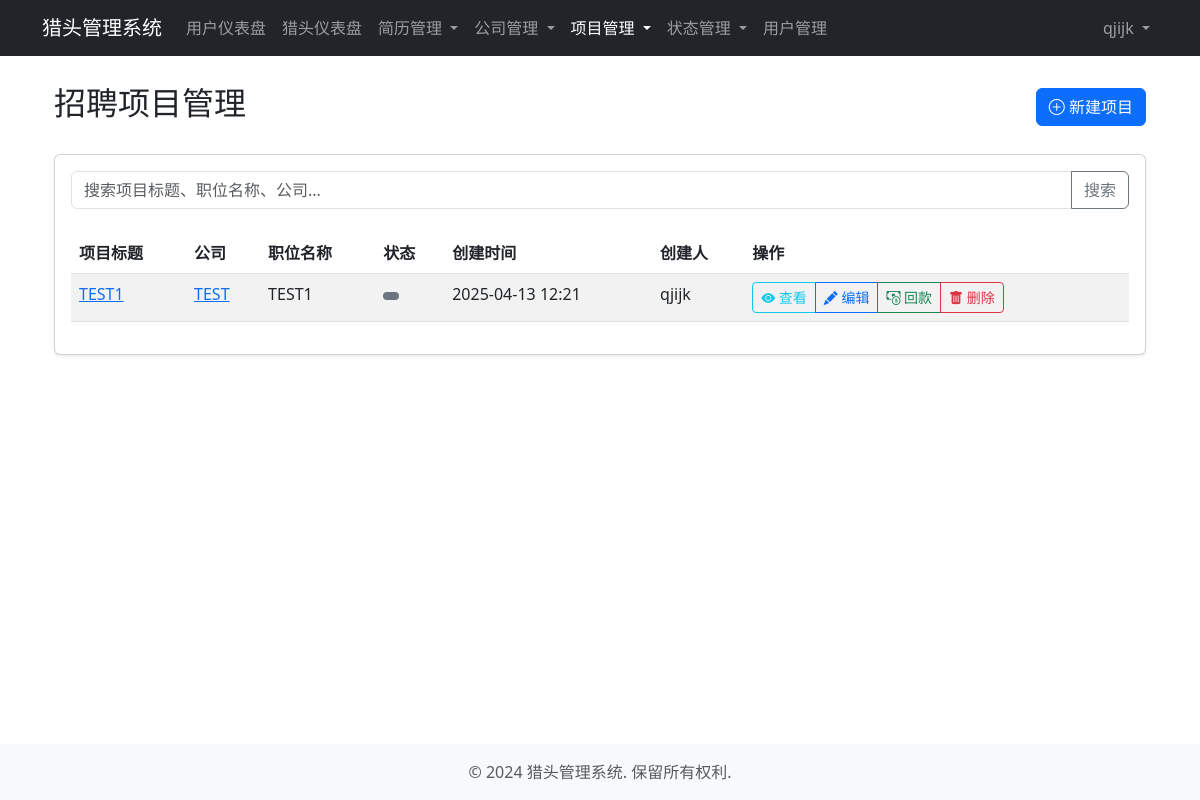
Screenshot of /headhunting/projects/ (signed in) with the database file from the repository.
### accounts/models.py (models this page shows, shortened)
class User(AbstractUser):
    SYSTEM_ADMIN = 'system_admin'  # 系统管理员
    ADMIN = 'admin'  # 普通管理员
    NORMAL_USER = 'normal_user'  # 普通用户
    USER_TYPE_CHOICES = [
        (SYSTEM_ADMIN, '系统管理员'),
        (ADMIN, '普通管理员'),
        (NORMAL_USER, '普通用户'),
    ]
    email = models.EmailField(unique=True, verbose_name='邮箱')
    username = models.CharField(max_length=50, unique=True, verbose_name='用户名')
    user_type = models.CharField(
        max_length=20,
        choices=USER_TYPE_CHOICES,
        default=NORMAL_USER,
        verbose_name='用户类型'
    )
    phone = models.CharField(max_length=15, blank=True, null=True, verbose_name='电话')
    is_active = models.BooleanField(default=True, verbose_name='是否激活')
    date_joined = models.DateTimeField(auto_now_add=True, verbose_name='注册时间')
    objects = UserManager()
    USERNAME_FIELD = 'email'
    REQUIRED_FIELDS = ['username']
    class Meta:
        verbose_name = '用户'
        verbose_name_plural = verbose_name
        ordering = ['-date_joined']
    def __str__(self):
        return self.username
    @property
    def is_system_admin(self):
        return self.user_type == self.SYSTEM_ADMIN

### headhunting/models.py (models this page shows, shortened)
class Project(models.Model):
    title = models.CharField(max_length=100, verbose_name='项目标题')
    company = models.ForeignKey(Company, on_delete=models.CASCADE, related_name='projects', verbose_name='关联公司')
    job_title = models.CharField(max_length=100, verbose_name='职位名称')
    job_description = models.TextField(verbose_name='职位描述')
    requirements = models.TextField(verbose_name='职位要求')
    salary_range = models.CharField(max_length=50, blank=True, null=True, verbose_name='薪资范围')
    location = models.CharField(max_length=100, blank=True, null=True, verbose_name='工作地点')
    status = models.ForeignKey(ProjectStatus, on_delete=models.SET_NULL, null=True, verbose_name='项目状态')
    created_at = models.DateTimeField(auto_now_add=True, verbose_name='创建时间')
    updated_at = models.DateTimeField(auto_now=True, verbose_name='更新时间')
    deadline = models.DateField(blank=True, null=True, verbose_name='截止日期')
    created_by = models.ForeignKey(User, on_delete=models.SET_NULL, null=True, related_name='created_projects', verbose_name='创建人')
    class Meta:
        verbose_name = '项目'
        verbose_name_plural = verbose_name
        ordering = ['-created_at']

class Company(models.Model):
    name = models.CharField(max_length=100, verbose_name='公司名称')
    address = models.CharField(max_length=200, blank=True, null=True, verbose_name='地址')
    contact_person = models.CharField(max_length=50, blank=True, null=True, verbose_name='联系人')
    contact_phone = models.CharField(max_length=20, blank=True, null=True, verbose_name='联系电话')
    contact_email = models.EmailField(blank=True, null=True, verbose_name='联系邮箱')
    description = models.TextField(blank=True, null=True, verbose_name='公司描述')
    created_at = models.DateTimeField(auto_now_add=True, verbose_name='创建时间')
    updated_at = models.DateTimeField(auto_now=True, verbose_name='更新时间')
    created_by = models.ForeignKey(User, on_delete=models.SET_NULL, null=True, related_name='created_companies', verbose_name='创建人')
    class Meta:
        verbose_name = '公司'
        verbose_name_plural = verbose_name
        ordering = ['-created_at']

### headhunting/views.py (the view)
# urls.py: path('projects/', views.project_list, name='project_list'),
@login_required
def project_list(request):
    projects = Project.objects.all()
    query = request.GET.get('q')
    if query:
        projects = projects.filter(
            Q(title__icontains=query) |
            Q(job_title__icontains=query) |
            Q(company__name__icontains=query)
        )
    return render(request, 'headhunting/project_list.html', {'projects': projects})

### templates/headhunting/project_list.html (shortened to what this page needs)
{% extends 'base/base.html' %}
{% block content %}
<div class="container">
    <div class="d-flex justify-content-between align-items-center mb-4">
        <h2>招聘项目管理</h2>
        <a href="{% url 'project_create' %}" class="btn btn-primary">
            <i class="bi bi-plus-circle"></i> 新建项目
        </a>
    </div>
    <div class="card shadow-sm">
        <div class="card-body">
            <form method="get" class="mb-4">
                <div class="input-group">
                    <input type="text" name="q" class="form-control" placeholder="搜索项目标题、职位名称、公司..." value="{{ request.GET.q|default:'' }}">
                    <button class="btn btn-outline-secondary" type="submit">搜索</button>
                </div>
            </form>
            {% if projects %}
            <div class="table-responsive">
                <table class="table table-striped table-hover">
                    <thead>
                        <tr>
                            <th>项目标题</th>
                            <th>公司</th>
                            <th>职位名称</th>
                            <th>状态</th>
                            <th>创建时间</th>
                            <th>创建人</th>
                            <th>操作</th>
                        </tr>
                    </thead>
                    <tbody>
                        {% for project in projects %}
                        <tr>
                            <td>
                                <a href="{% url 'project_detail' project.id %}">{{ project.title }}</a>
                            </td>
                            <td>
                                <a href="{% url 'company_detail' project.company.id %}">{{ project.company.name }}</a>
                            </td>
                            <td>{{ project.job_title }}</td>
                            <td>
                                <span class="badge {% if project.status.code == 'active' %}bg-success{% elif project.status.code == 'paused' %}bg-warning{% elif project.status.code == 'completed' %}bg-primary{% else %}bg-secondary{% endif %}">
                                </span>
                            </td>
                            <td>{{ project.created_at|date:"Y-m-d H:i" }}</td>
                            <td>{{ project.created_by }}</td>
                            <td>
                                <div class="btn-group btn-group-sm">
                                    <a href="{% url 'project_detail' project.id %}" class="btn btn-outline-info">
                                        <i class="bi bi-eye-fill"></i> 查看
                                    </a>
                                    <a href="{% url 'project_update' project.id %}" class="btn btn-outline-primary">
                                        <i class="bi bi-pencil-fill"></i> 编辑
                                    </a>
                                    <a href="{% url 'payment_list' project.id %}" class="btn btn-outline-success">
                                        <i class="bi bi-cash-coin"></i> 回款
                                    </a>
                                    <a href="{% url 'project_delete' project.id %}" class="btn btn-outline-danger">
                                        <i class="bi bi-trash-fill"></i> 删除
                                    </a>
                                </div>
                            </td>
                        </tr>
                        {% endfor %}
                    </tbody>
                </table>
            </div>
            {% else %}
            <div class="alert alert-info">
                <i class="bi bi-info-circle"></i> 暂无项目数据，请点击"新建项目"按钮创建。
            </div>
            {% endif %}
        </div>
    </div>
</div>
{% endblock %}
{% block extra_css %}
<link rel="stylesheet" href="https://cdn.jsdelivr.net/npm/bootstrap-icons@1.10.0/font/bootstrap-icons.css">
{% endblock %}

### templates/base/navbar.html (shortened to what this page needs)
<nav class="navbar navbar-expand-lg navbar-dark bg-dark fixed-top">
    <div class="container">
        <a class="navbar-brand" href="{% url 'dashboard' %}">猎头管理系统</a>
        <div class="collapse navbar-collapse" id="navbarNav">
            {% if user.is_authenticated %}
            <ul class="navbar-nav me-auto">
                <li class="nav-item">
                    <a class="nav-link {% if request.path == '/accounts/dashboard/' %}active{% endif %}" href="{% url 'dashboard' %}">用户仪表盘</a>
                </li>
                <li class="nav-item">
                    <a class="nav-link {% if request.path == '/headhunting/dashboard/' %}active{% endif %}" href="{% url 'hr_dashboard' %}">猎头仪表盘</a>
                </li>
                <li class="nav-item dropdown">
                    <a class="nav-link dropdown-toggle {% if '/headhunting/resumes/' in request.path %}active{% endif %}" href="#" role="button" data-bs-toggle="dropdown" aria-expanded="false">
                        简历管理
                    </a>
                </li>
                {% if user.is_system_admin or user.is_admin %}
                <li class="nav-item dropdown">
                    <a class="nav-link dropdown-toggle {% if '/headhunting/companies/' in request.path %}active{% endif %}" href="#" role="button" data-bs-toggle="dropdown" aria-expanded="false">
                        公司管理
                    </a>
                </li>
                <li class="nav-item dropdown">
                    <a class="nav-link dropdown-toggle {% if '/headhunting/projects/' in request.path %}active{% endif %}" href="#" role="button" data-bs-toggle="dropdown" aria-expanded="false">
                        项目管理
                    </a>
                </li>
                <li class="nav-item dropdown">
                    <a class="nav-link dropdown-toggle {% if 'status' in request.path %}active{% endif %}" href="#" role="button" data-bs-toggle="dropdown" aria-expanded="false">
                        状态管理
                    </a>
                </li>
                {% endif %}
                {% if user.is_system_admin %}
                <li class="nav-item">
                    <a class="nav-link {% if '/accounts/users/' in request.path %}active{% endif %}" href="{% url 'user_list' %}">用户管理</a>
                </li>
                {% endif %}
            </ul>
            <ul class="navbar-nav ms-auto">
                <li class="nav-item dropdown">
                    <a class="nav-link dropdown-toggle" href="#" id="navbarDropdown" role="button" data-bs-toggle="dropdown" aria-expanded="false">
                        {{ user.username }}
                    </a>
                </li>
            </ul>
            {% endif %}
        </div>
    </div>
</nav>

### templates/base/base.html (style rules this page uses)
body { padding-top: 60px; min-height: 100vh; display: flex; flex-direction: column; }

### rows the page displays
User: username "qjijk"
Project: title "TEST1", company.name "TEST", job_title "TEST1", created_at "2025-04-13 12:21", created_by "qjijk"
